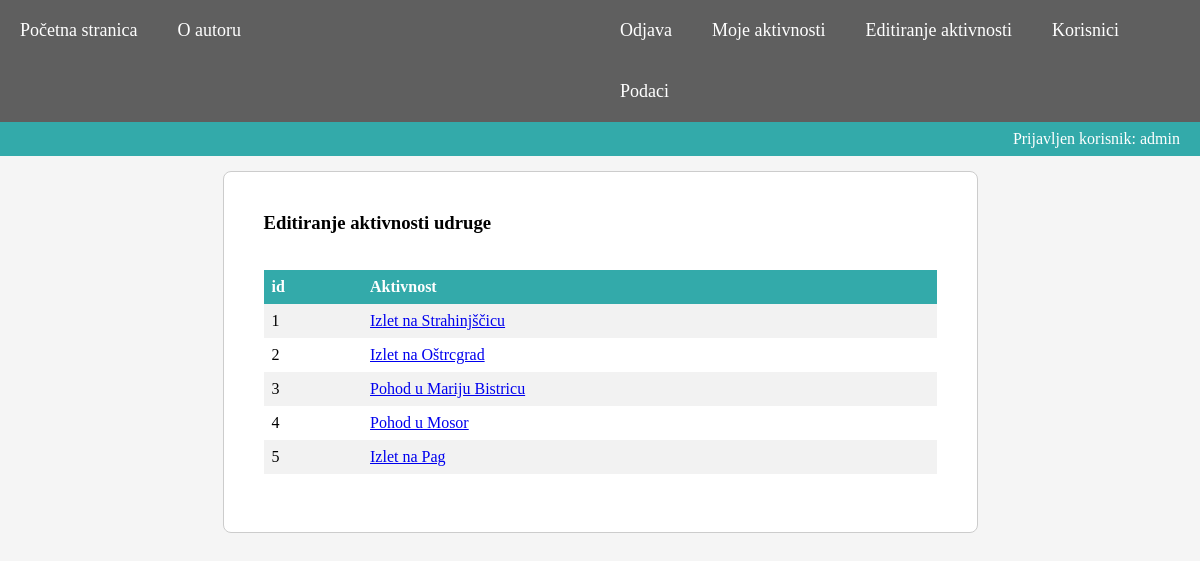
Screenshot of /aktivnosti_udruge.php?id=1 (signed in) with the database file from the repository.
### tables this page shows
CREATE TABLE IF NOT EXISTS `aktivnost` (
  `aktivnost_id` INT(10) NOT NULL AUTO_INCREMENT,
  `udruga_id` INT(10) NOT NULL,
  `datum_kreiranja` DATE NOT NULL,
  `vrijeme_kreiranja` TIME NOT NULL,
  `datum_odrzavanja` DATE NOT NULL,
  `vrijeme_odrzavanja` TIME NOT NULL,
  `naziv` VARCHAR(50) NOT NULL,
  `slika` TEXT NULL,
  PRIMARY KEY (`aktivnost_id`),
  INDEX `fk_aktivnost_udruga1_idx` (`udruga_id` ASC),
  CONSTRAINT `fk_aktivnost_udruga1`
    FOREIGN KEY (`udruga_id`)
    REFERENCES `udruga` (`udruga_id`)
    ON DELETE NO ACTION
    ON UPDATE NO ACTION);

### baza.php (called while the page is built, shortened)
<?php
function izvrsiUpit($veza,$upit){
	$rezultat = mysqli_query($veza,$upit);
	return $rezultat;
}
?>

### aktivnosti_udruge.php (the view, shortened to what this page needs)
<?php
		include_once("baza.php");
		include_once("baza.php");
			$v = otvoriVezu();
			$id = $_GET['id'];
			$u = "SELECT * FROM aktivnost a, udruga u
			WHERE u.udruga_id = a.udruga_id AND u.moderator_id = 2 AND a.udruga_id = ". $id ;
			$r = izvrsiUpit($v,$u);
?>
<!DOCTYPE html>
<html>
	<head>
		<link rel="stylesheet" type="text/css" href="style.css" />
	</head>
	<body>
		<?php
			include("meni.php");
		if (!empty($_COOKIE["prijava"])) {
			?> <div class="second-meni">
			<p><?php echo "Prijavljen korisnik: ".$_COOKIE["prijava"]; ?> </p>
		</div>
		<?php }?>
		<div class="wrapper">
		<div class="opis-udruge">
			<h3> Editiranje aktivnosti udruge </h3> <br> <br>
				<?php
					if($r->num_rows > 0) {?>
				<table style="width: 100%;">
				<tr>
					<th>id</th><th>Aktivnost</th>
				</tr>
					<?php
					while($redak = mysqli_fetch_array($r)){
						echo "<tr>";
						echo "<td>".$redak['aktivnost_id']."</td>";
						echo "<td><a href=\"editiranje_aktivnosti.php?id=".$redak[0]."\">".$redak[6]."</a></td>";
						echo "</tr>";
						}
					}
					else { echo "Odabrana udruga trenutno nema aktivnosti";}
				?>
				</table>
			<br>
		</div>
		</div>
	</body>
</html>

### style.css (style rules this page uses)
* { padding: 0; margin: 0; border:0; box-sizing: border-box; outline:0; }
body { background-color: #F5F5F5; }
.wrapper { width: 755px; margin: 15px auto 0px auto; border: 1px solid #ccc; background-color: #fff; -webkit-border-radius: 8px; -moz-border-radius: 8px; border-radius: 8px; }
.second-meni { background-color: #3AA; padding: 5px; }
.second-meni p { color: #fff; font-size: 16px; float: right; margin-right:15px; }
.opis-udruge { padding: 40px; }
p { line-height: 24px; }
table { border-collapse: collapse; width: 100%; }
th, td { text-align: left; padding: 8px; }
tr:nth-child(even) { background-color: #f2f2f2 }
th { background-color: #3AA;; color: white; }

### rows the page displays
aktivnost: aktivnost_id "1", naziv "Izlet na Strahinjščicu"
aktivnost: aktivnost_id "2", naziv "Izlet na Oštrcgrad"
aktivnost: aktivnost_id "3", naziv "Pohod u Mariju Bistricu"
aktivnost: aktivnost_id "4", naziv "Pohod u Mosor"
aktivnost: aktivnost_id "5", naziv "Izlet na Pag"

### other values shown
$_COOKIE["prijava"] "admin"
